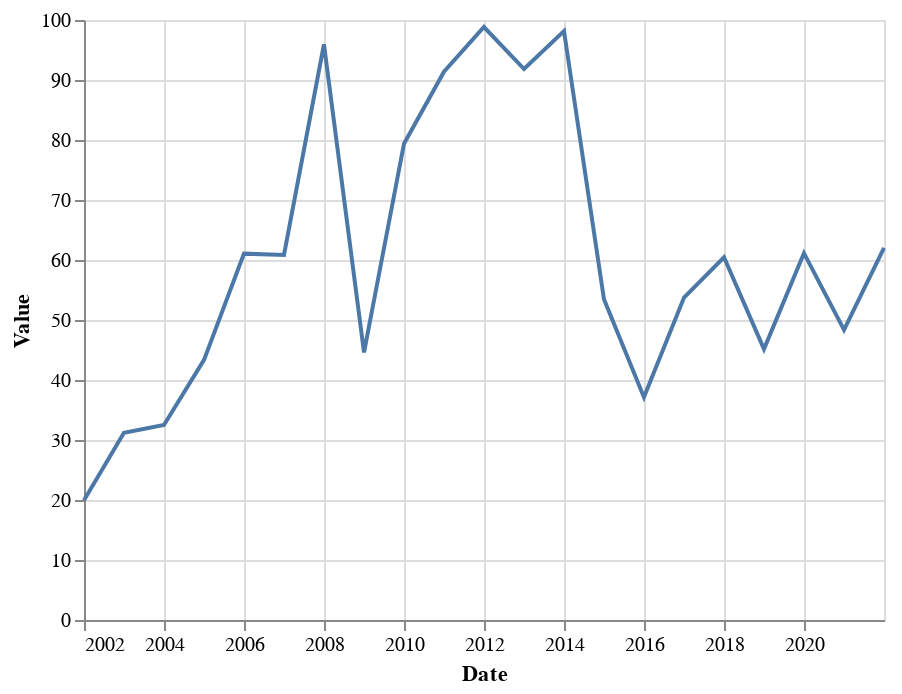

Source (notebook cell):
### Code cell
# Plotting using Altair
# Since 'Date' is an index in the DataFrame, reset_index() needs to be run
crude_oil = alt.Chart(data_oil.reset_index()).mark_line().encode(x = 'Date', y='Value')
crude_oil

### Figure 1 — Vega-Lite specification as saved in the notebook (floating-point values rounded to 4 significant figures)
{"config": {"view": {"continuousWidth": 400, "continuousHeight": 300}}, "data": {"name": "data-546dbc0a240cd84a928a0219553cba34"}, "mark": "line", "encoding": {"x": {"type": "temporal", "field": "Date"}, "y": {"type": "quantitative", "field": "Value"}}, "$schema": "https://vega.github.io/schema/vega-lite/v4.8.1.json", "datasets": {"data-546dbc0a240cd84a928a0219553cba34": [{"Date": "2001-12-31T00:00:00", "Value": 19.96}, {"Date": "2002-12-31T00:00:00", "Value": 31.21}, {"Date": "2003-12-31T00:00:00", "Value": 32.51}, {"Date": "2004-12-31T00:00:00", "Value": 43.36}, {"Date": "2005-12-31T00:00:00", "Value": 61.06}, {"Date": "2006-12-31T00:00:00", "Value": 60.85}, {"Date": "2007-12-31T00:00:00", "Value": 95.95}, {"Date": "2008-12-31T00:00:00", "Value": 44.6}, {"Date": "2009-12-31T00:00:00", "Value": 79.39}, {"Date": "2010-12-31T00:00:00", "Value": 91.38}, {"Date": "2011-12-31T00:00:00", "Value": 98.83}, {"Date": "2012-12-31T00:00:00", "Value": 91.83}, {"Date": "2013-12-31T00:00:00", "Value": 98.17}, {"Date": "2014-12-31T00:00:00", "Value": 53.45}, {"Date": "2015-12-31T00:00:00", "Value": 37.13}, {"Date": "2016-12-31T00:00:00", "Value": 53.75}, {"Date": "2017-12-31T00:00:00", "Value": 60.46}, {"Date": "2018-12-31T00:00:00", "Value": 45.15}, {"Date": "2019-12-31T00:00:00", "Value": 61.14}, {"Date": "2020-12-31T00:00:00", "Value": 48.35}, {"Date": "2021-12-31T00:00:00", "Value": 62.02}]}}
